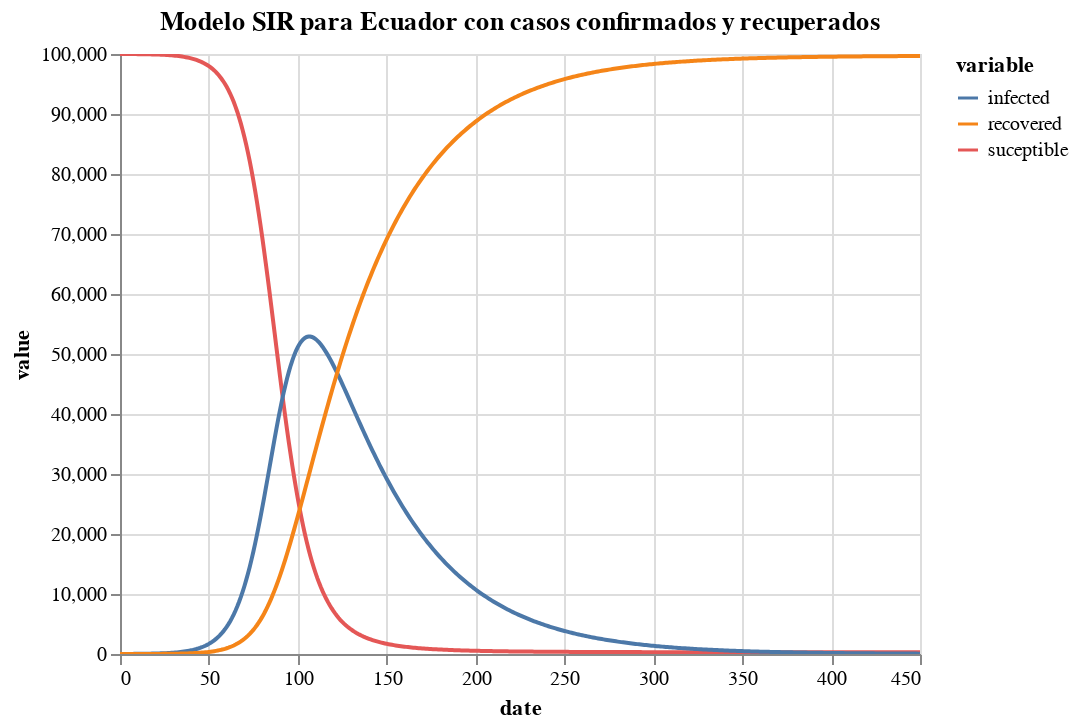

Notebook source saved alongside this figure:
### Markdown cell above
- Con este conjunto de datos procedemos a graficarlos, para poder ver la diferencia que existe al usar la primera función y la segunda función

### Code cell
alt.Chart(df_cr.melt('date')).mark_line().encode(
    x='date',
    y=alt.Y('value'),
    color='variable'
).properties(
    title='Modelo SIR para Ecuador con casos confirmados y recuperados'
).interactive()

### Figure 1 — Vega-Lite specification as saved in the notebook (floating-point values rounded to 4 significant figures; data arrays with more than 128 entries replaced by an {"elided": "..."} marker saying what was removed)
{"config": {"view": {"continuousWidth": 400, "continuousHeight": 300}}, "data": {"name": "data-6c6943328335b27c9ac563506855c323"}, "mark": "line", "encoding": {"color": {"type": "nominal", "field": "variable"}, "x": {"type": "quantitative", "field": "date"}, "y": {"type": "quantitative", "field": "value"}}, "selection": {"selector001": {"type": "interval", "bind": "scales", "encodings": ["x", "y"]}}, "title": "Modelo SIR para Ecuador con casos confirmados y recuperados", "$schema": "https://vega.github.io/schema/vega-lite/v4.8.1.json", "datasets": {"data-6c6943328335b27c9ac563506855c323": {"elided": "1353 records"}}}
